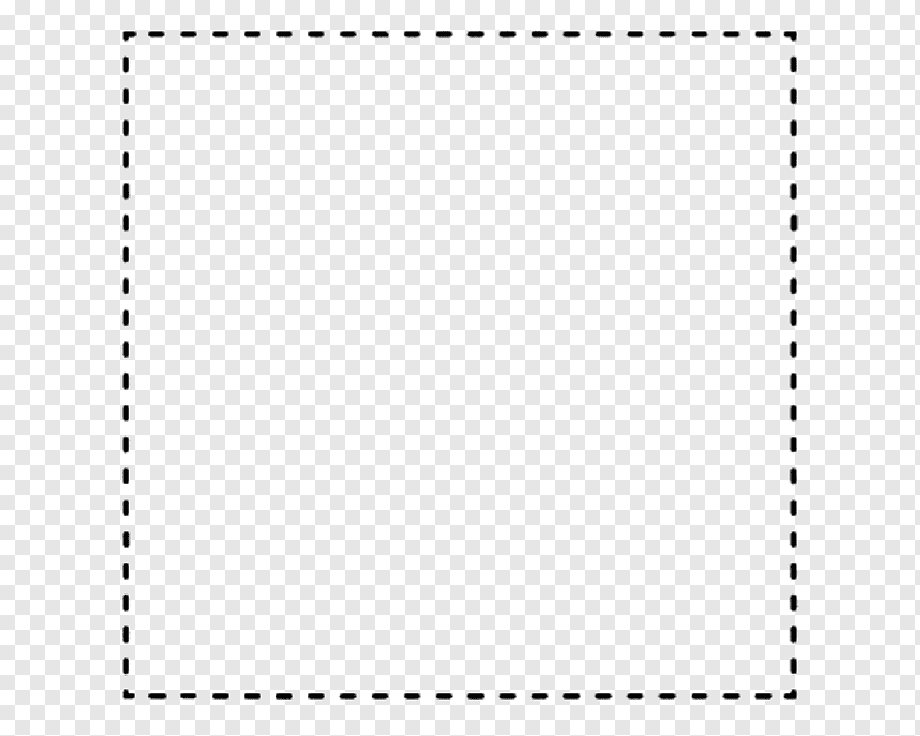
#> input picture cizim_fonksiyonlari/Temel_islemler/kare2.png, 920 x 736 px
$ python 'HoughLinesThrought(Cizgi_tespiy).py'
#> lines starting #> are read from the running program, lines starting #| are printed output that depends on the picture; after the words box and inside, x2 and y2 are one past the last pixel; in counts of white or black regions, pixels touching at a corner belong together
import cv2
import numpy as  np

resim = cv2.imread("kare2.png")
#> resim is the input picture: shape (736, 920, 3); min 3, max 255, mean 240

gri = cv2.cvtColor(resim,cv2.COLOR_BGR2GRAY)

kenar_tespit = cv2.Canny(gri,75,150)
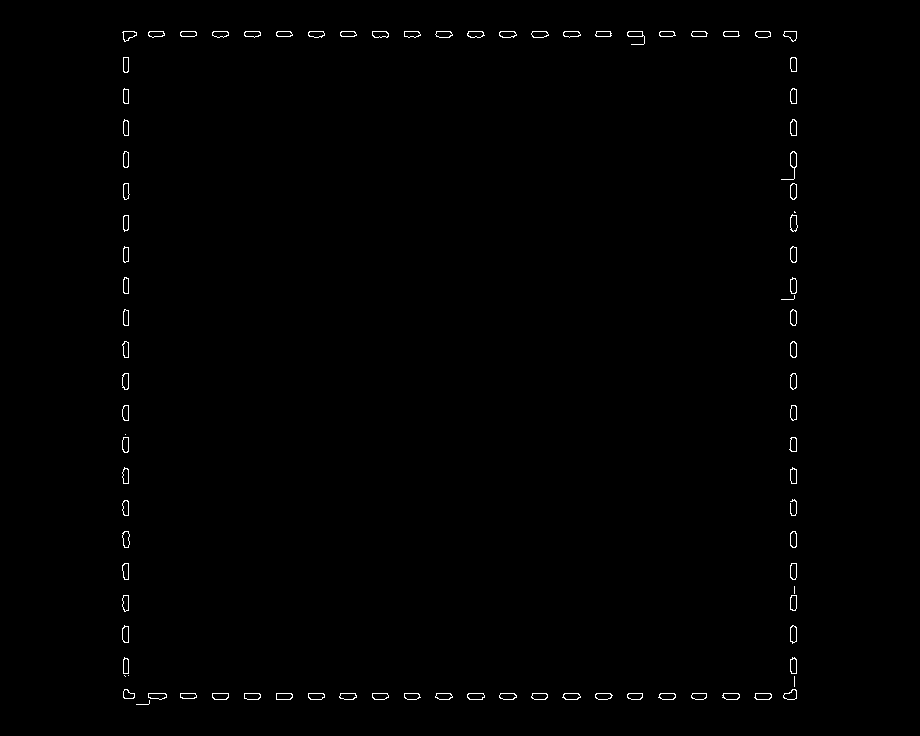
#> kenar_tespit: shape (736, 920); 0.54% white in thin lines or dots, all inside (x1, y1, x2, y2) = (122, 31, 798, 705)

cizgi_tespit = cv2.HoughLinesP(kenar_tespit,1,np.pi/180,50,maxLineGap=10)
#> cizgi_tespit = 232 rows, first 6: [148, 693, 165, 693], [128, 642, 128, 626], [796, 419, 796, 406], [790, 641, 790, 627], [756, 31, 769, 31], [123, 261, 123, 248]

for cizgi in cizgi_tespit:
    x1,y1,x2,y2 = cizgi[0]
    cv2.line(resim,(x1,y1),(x2,y2),(0,0,255),2)
#> this loop made 232 passes
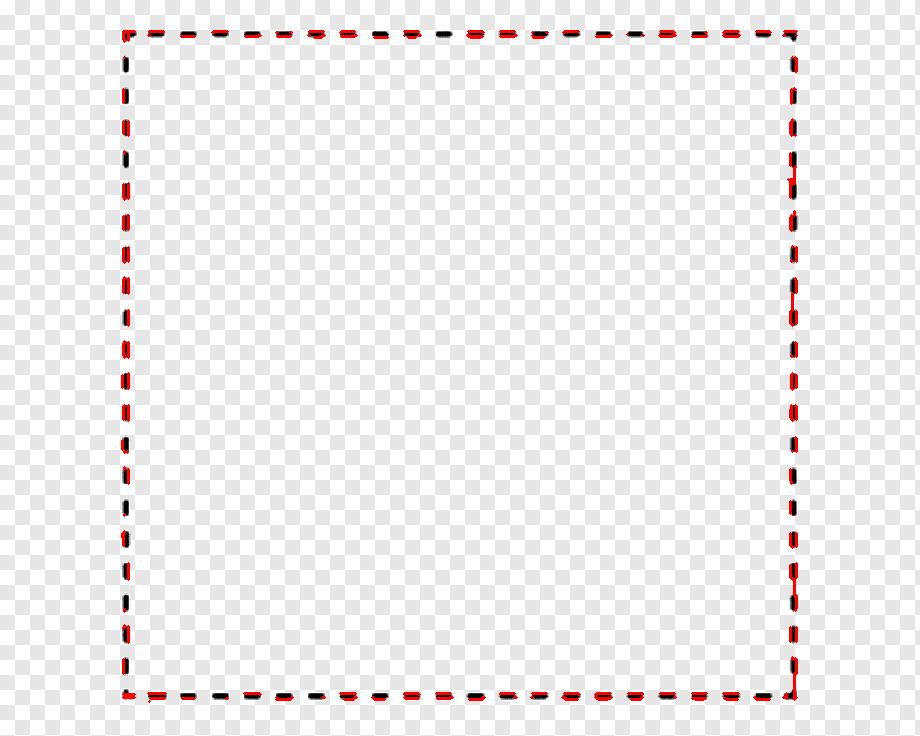
#> resim: shape (736, 920, 3); 0.85% of pixels changed, all inside (x1, y1, x2, y2) = (121, 30, 798, 703)

cv2.imshow("resim",resim)

cv2.waitKey(0)
#> (the run stopped early here; a loop or call above may not have finished)
